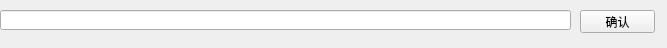
<?xml version="1.0" encoding="UTF-8"?>
<ui version="4.0">
 <class>Form</class>
 <widget class="QWidget" name="Form">
  <property name="geometry">
   <rect>
    <x>0</x>
    <y>0</y>
    <width>667</width>
    <height>48</height>
   </rect>
  </property>
  <property name="windowTitle">
   <string>Form</string>
  </property>
  <widget class="QLineEdit" name="rtspEdit">
   <property name="geometry">
    <rect>
     <x>0</x>
     <y>10</y>
     <width>571</width>
     <height>20</height>
    </rect>
   </property>
  </widget>
  <widget class="QPushButton" name="okkButton">
   <property name="geometry">
    <rect>
     <x>580</x>
     <y>10</y>
     <width>75</width>
     <height>23</height>
    </rect>
   </property>
   <property name="text">
    <string>确认</string>
   </property>
  </widget>
 </widget>
 <resources/>
 <connections/>
</ui>
